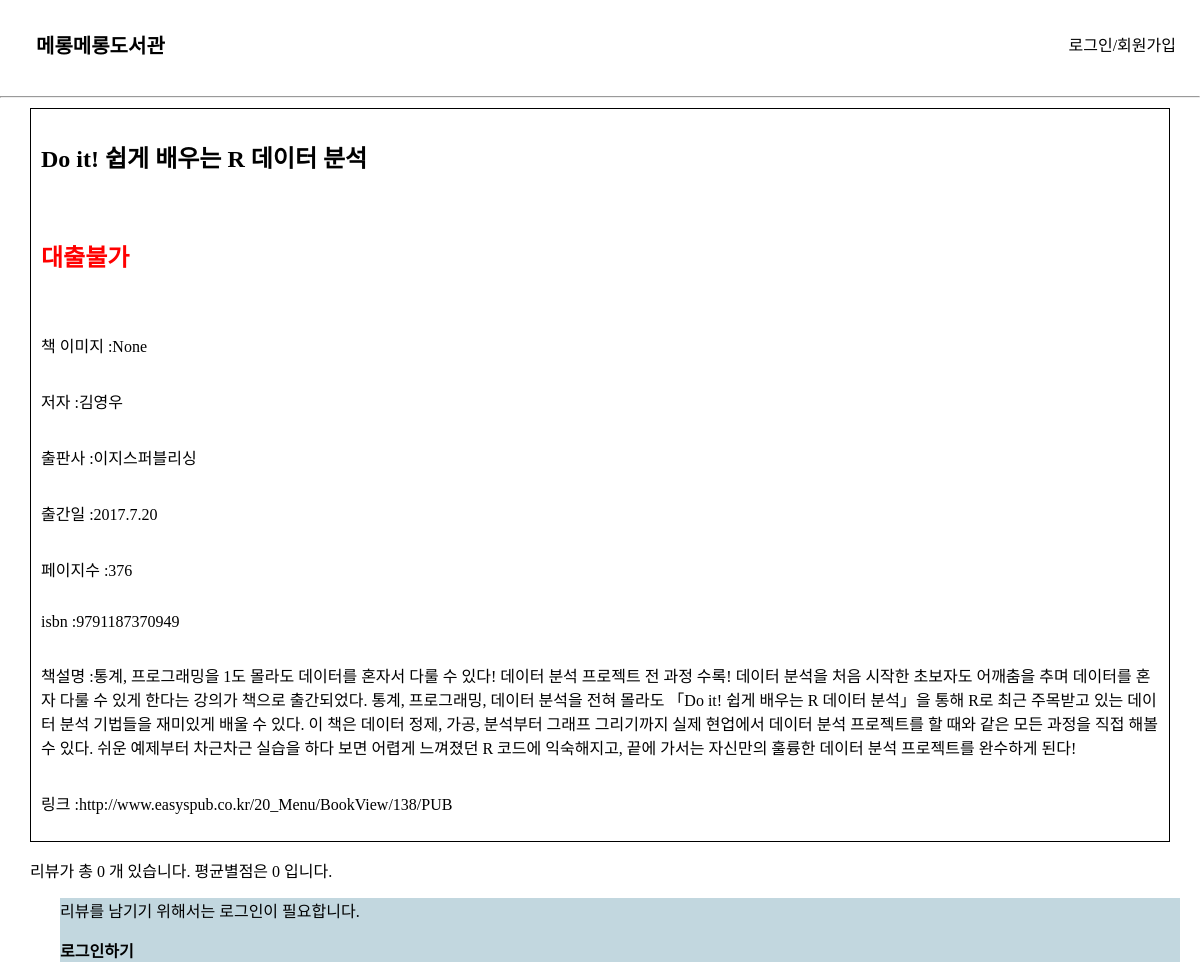
Page /book_info/3 on the earlier database version.
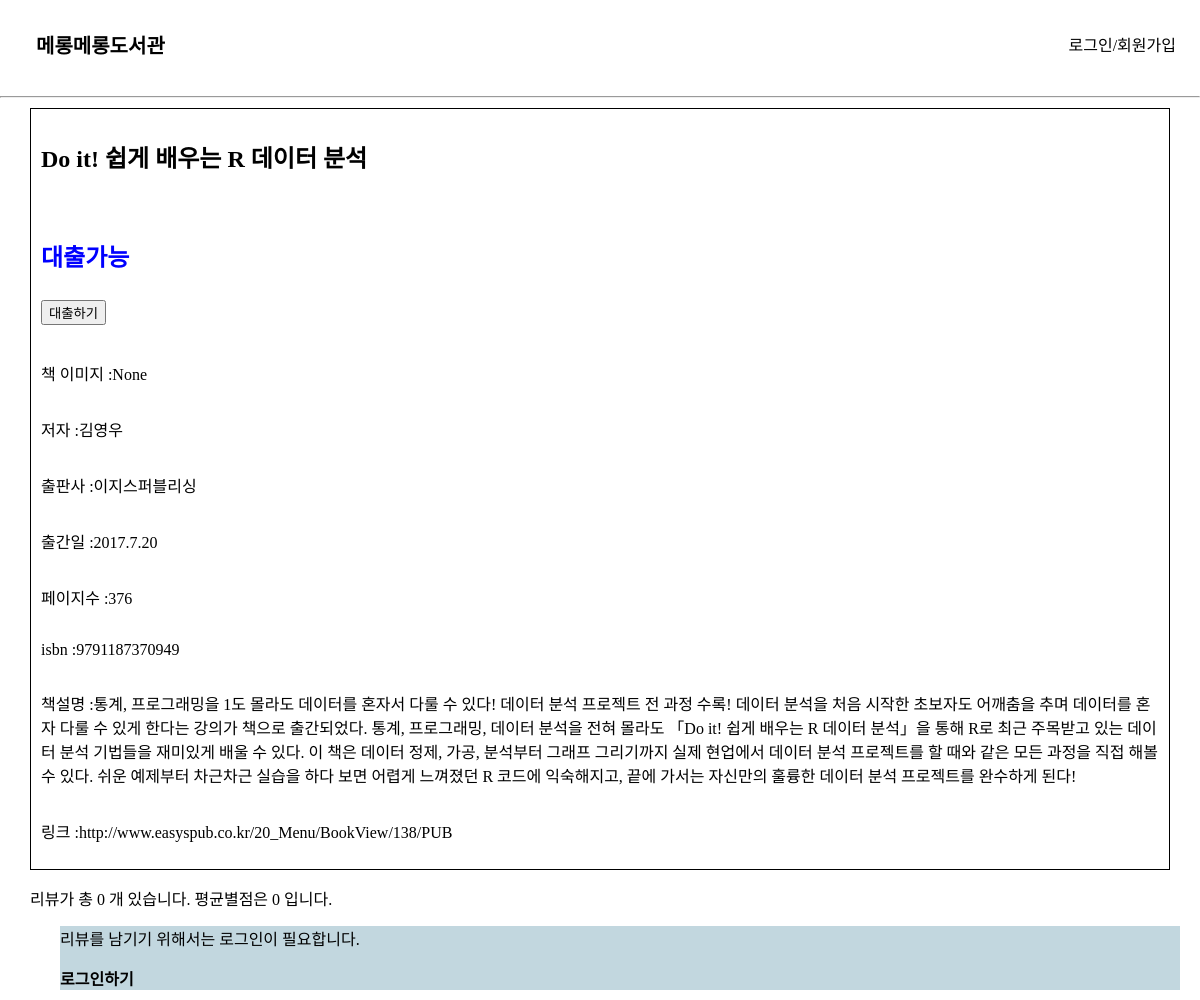
Same page on the later database version.
### elicelibrary/models.py (models this page shows, shortened)
class Book(db.Model):
    __tablename__     = 'Book'
    id                = db.Column(db.Integer, primary_key=True, nullable=False, autoincrement=True, unique=True)
    title             = db.Column(db.String(45), nullable=False)
    author            = db.Column(db.String(45))
    publisher         = db.Column(db.String(45))
    publication_date  = db.Column(db.String(45))
    pages             = db.Column(db.Integer)
    isbn              = db.Column(db.String(45))
    registered_date   = db.Column(db.DateTime, default=datetime.utcnow)
    description       = db.Column(db.Text())    # 길이를 정할 수 없는 문자열은 Text를 쓰면 됨
    book_link         = db.Column(db.String(255))
    book_status       = db.Column(db.String(45))   # "1" :대출가능, "0" : 대출중 , "999" : 폐기    -> 선택형 변수에 적합한 데이터타입이 있을까?
    book_img          = db.Column(db.String(45))    # 책 표지만 바뀐 경우, 또는 책이 다르지만 같은 표지를 쓰는 경우가 있기 때문에 이미지 스토리지에서 같은 이미지의 반복을 막기 위해 별도의 책 이미지 식별 용 변수를 넣음
    at_user           = db.Column(db.String(45), default=None)

### elicelibrary/views/book_api.py (the view)
@book.route('/book_info/<int:book_id>', methods=["GET"])
def book_detail(book_id):
    book_info = Book.query.filter(Book.id == book_id).first()
    book_review = Review.query.filter(Review.isbn == book_info.isbn).all()
    rating_sum, rating_avg = 0, 0
    if book_review :
        for review in book_review:
            rating_sum += review.rating
        rating_avg = round(rating_sum / len(book_review), 1)
    return render_template("book_detail.html", book = book_info, review_list = book_review, rating_avg = rating_avg, review_cnt = len(book_review))

### elicelibrary/templates/book_detail.html (shortened to what this page needs)
{% extends 'base.html' %}
{% block content %}
<div class="book-detail-info-container">
<h2> {{ book.title }}</h2>
<h2>
    {% if book.book_status == "1" %}
    <p style="color: blue;">대출가능</p>
    <form action="{{ url_for('book.checkout', book_id=book.id) }}" method="post">
        <input class='checkout-btn' type="submit" value="대출하기">
    </form>
    {% else %}
    <p style="color: red;">대출불가</p>
    {% endif %}
</h2>
<p> 책 이미지 :{{ book.book_img }}</p>
<p> 저자 :{{ book.author }}</p>
<p> 출판사 :{{ book.publisher }}</p>
<p> 출간일 :{{ book.publication_date }}</p>
<p> 페이지수 :{{ book.pages }}</p>
<p> isbn :{{ book.isbn }}</p>
<p> 책설명 :{{ book.description }}</p>
<p> 링크 :{{ book.book_link }}</p>
</div>
<div class="review-container">
    <p>리뷰가 총 {{ review_cnt }} 개 있습니다. 평균별점은 {{ rating_avg }} 입니다. </p>
{% if session['login_id'] %}
<h3>리뷰 작성</h3>
<form action="{{ url_for('book.write_review', book_id=book.id) }}" method="post">
    <select name="star">
        <option value="1">1점</option>
        <option value="2">2점</option>
        <option value="3">3점</option>
        <option value="4">4점</option>
        <option value="5">5점</option>
    </select>
    <div class="form-group">
        <label for="review">리뷰</label>
        <input class="form-control" name="review" id="review" placeholder="리뷰를 작성해주세요."></input>
    </div>
    <input class="btn btn-primary" type="submit" value="리뷰 올리기">
</form>
{% else %}
<div class="login-for-review">
<p>리뷰를 남기기 위해서는 로그인이 필요합니다.</p>
<a href="{{ url_for('user.login')}}" style="font-weight: bold;">로그인하기</a>
</div>
</div>
{% endif %}
{% endblock %}

### elicelibrary/templates/base.html (shortened to what this page needs)
<!DOCTYPE html>
<html lang="en">
<head>
    <link rel="stylesheet" href="{{ url_for('static', filename='style.css') }}" />
</head>
<body>
    <header>
        <nav class="navbar">
            <a class="header-main-name" href="/">메롱메롱도서관</a>
            <ul class="navbar-menu">
                {% block nav_link %}
                {% if session['login_id'] %}
                <li><a class="nav-link" href="">{{ session['login_id'] }}님 </a></li>
                <li><a class="nav-link" href="{{ url_for('book.user_dashboard')}}">대여기록/반납하기</a></li>
                <li><a class="nav-link" href="/logout">로그아웃</a></li>
                {% else %}
                <li><a class="nav-link" href="/login">로그인/회원가입</a></li>
                {% endif %}
                {% endblock %}
            </ul>
        </nav>
    </header>
    <hr>
    {% block content %}
    {% endblock %}
</body>
</html>

### elicelibrary/static/style.css (style rules this page uses)
:root { --text-color: black; --background-color: white; --accent-color: grey; }
body { margin: 0; }
a { text-decoration: none; color: var(--text-color); }
.navbar { display: flex; justify-content: space-between; align-items: center; background-color: var(--background-color); padding: 8px 12px; }
.header-main-name { font-family: "Source Sans Pro", sans-serif; font-weight: bold; font-size: 20px; padding-left: 24px; }
.navbar-menu { display: flex; list-style: none; padding-left: 0; }
.navbar-menu li { padding: 8px 12px; }
.review-container { margin: 10px 10px 10px 30px; flex-wrap: wrap; flex-direction: column; }
.book-detail-info-container { margin: 10px 30px 10px 30px; padding: 10px; display: flex; flex-wrap: wrap; flex-direction: column; border: 1px solid black; }
.login-for-review { margin: 10px 10px 10px 30px; background-color: rgb(194, 215, 223); }

Differences in the rows shown:
changed Book "Do it! 쉽게 배우는 R 데이터 분석": book_status "0" → "1" (drawn)
Other differences:
form field value: (not shown) → "대출하기"
text no longer shown: "대출불가"
text now shown: "대출가능"
